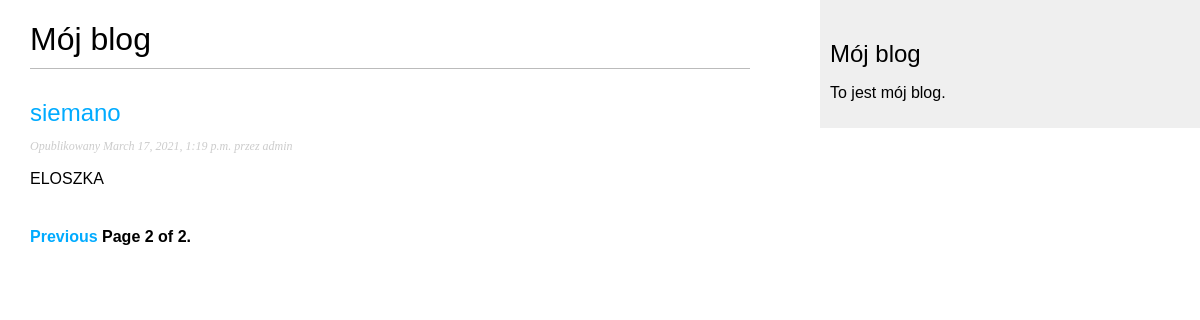
/blog/?page=2, run on an earlier commit of the app's database.
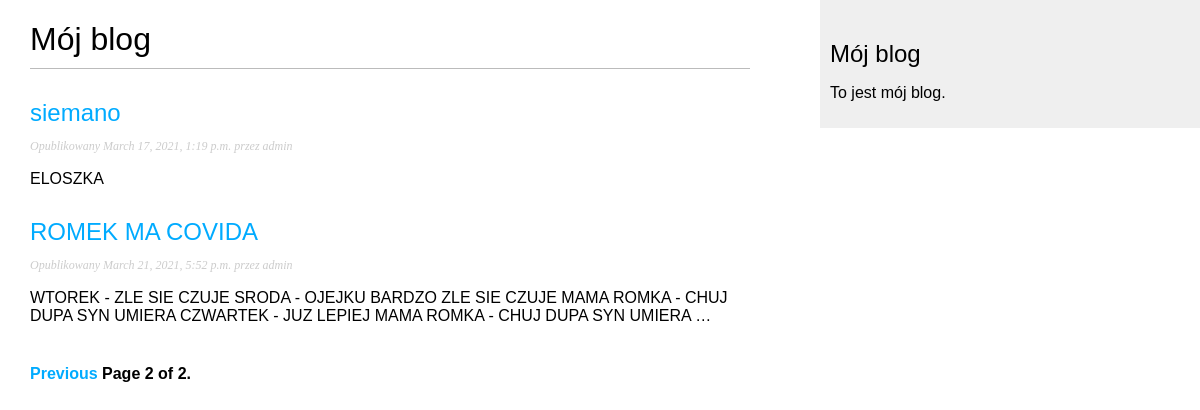
And on a later commit of the database.
### blog/models.py (models this page shows)
class Post(models.Model):
    STATUS_CHOICES = (
        ('draft', 'Draft'),
        ('published', 'Published'),
        )
    title = models.CharField(max_length=250)
    slug = models.SlugField(max_length=250,
                unique_for_date='publish')
    author = models.ForeignKey(User,
                    on_delete=models.CASCADE,
                        related_name='blog_posts')
    body = models.TextField()
    publish = models.DateTimeField(default=timezone.now)
    created = models.DateTimeField(auto_now_add=True)
    updated = models.DateTimeField(auto_now=True)
    status = models.CharField(max_length=10,
        choices=STATUS_CHOICES,
                    default='draft')
    objects = models.Manager()
    published = PublishedManager()
    def get_absolute_url(self):
        return reverse('blog:post_detail',
                        args=[self.publish.year,
                              self.publish.month,
                              self.publish.day,
                              self.slug])

### blog/views.py (the view)
# urls.py: path('',views.PostListView.as_view(), name='post_list'),
class PostListView(ListView):
    queryset = Post.published.all()
    context_object_name = 'posts'
    paginate_by = 3
    template_name = 'blog/post/list.html'

### blog/templates/blog/post/list.html (shortened to what this page needs)
{% extends "blog/base.html" %}
{% block content %}
<h1>Mój blog</h1>
{% for post in posts %}
<h2>
    <a href="{{ post.get_absolute_url }}">
        {{ post.title }}
    </a>
</h2>
<p class="date">
Opublikowany {{ post.publish }} przez {{ post.author }}
</p>
{{ post.body|truncatewords:30|linebreaks }}
{% endfor %}
{% include "blog/pagination.html" with page=page_obj %}
{% endblock %}

What changed in the data, as far as the page shows it:
added Post: title "ROMEK MA COVIDA", publish "March 21, 2021, 5:52 p.m.", author "admin", body "WTOREK - ZLE SIE CZUJE SRODA - OJEJKU BARDZO ZLE SIE CZUJE MAMA ROMKA - CHUJ DUPA SYN UMIERA CZWARTEK - JUZ LEPIEJ MAMA ROMKA - CHUJ DUPA SYN UMIERA …"
